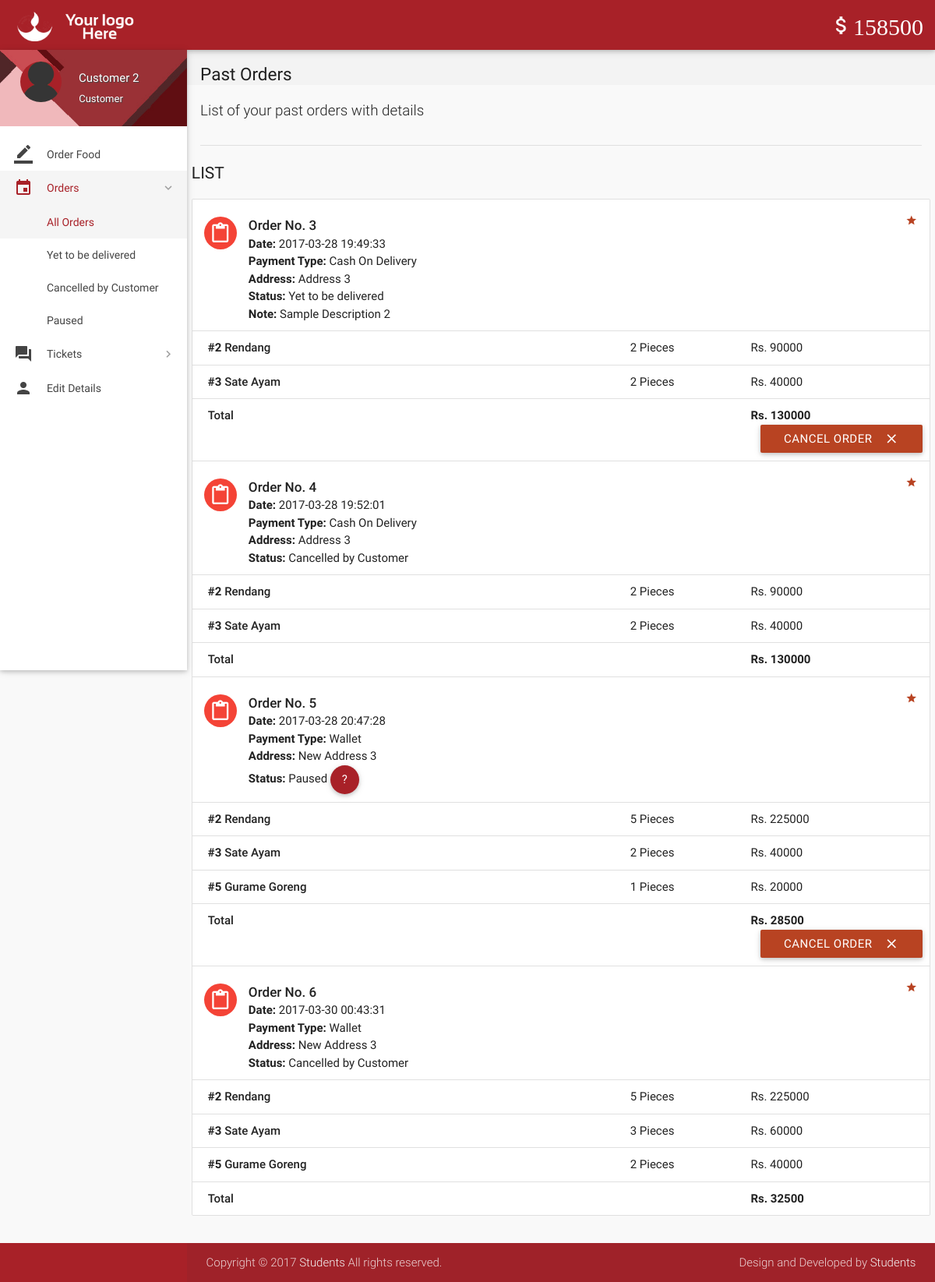
The app's page /orders.php (signed in) with its own data.
### tables this page shows
CREATE TABLE `wallet_details` (
  `id` int(11) NOT NULL,
  `wallet_id` int(11) NOT NULL,
  `number` varchar(16) NOT NULL,
  `cvv` int(3) NOT NULL,
  `balance` int(11) NOT NULL DEFAULT '200000'
);

CREATE TABLE `orders` (
  `id` int(11) NOT NULL,
  `customer_id` int(11) NOT NULL,
  `address` varchar(300) NOT NULL,
  `description` varchar(300) NOT NULL,
  `date` datetime NOT NULL DEFAULT CURRENT_TIMESTAMP,
  `payment_type` varchar(16) NOT NULL DEFAULT 'Wallet',
  `total` int(11) NOT NULL,
  `status` varchar(25) NOT NULL DEFAULT 'Yet to be delivered',
  `deleted` tinyint(4) NOT NULL DEFAULT '0'
);

CREATE TABLE `order_details` (
  `id` int(11) NOT NULL,
  `order_id` int(11) NOT NULL,
  `item_id` int(11) NOT NULL,
  `quantity` int(11) NOT NULL,
  `price` int(11) NOT NULL
);

CREATE TABLE `items` (
  `id` int(11) NOT NULL,
  `name` varchar(20) NOT NULL,
  `price` int(11) NOT NULL,
  `deleted` tinyint(4) NOT NULL DEFAULT '0'
);

### includes/wallet.php (called while the page is built)
<?php
$user_id=$_SESSION['user_id'];
$sql = mysqli_query($con, "SELECT * FROM wallet where customer_id = $user_id");
while($row1 = mysqli_fetch_array($sql)){
$wallet_id = $row1['id'];
}
$sql = mysqli_query($con, "SELECT * FROM wallet_details where wallet_id = $wallet_id");
while($row1 = mysqli_fetch_array($sql)){
$balance = $row1['balance'];
}
?>

### includes/connect.php (called while the page is built, shortened)
<?php
$name = $_SESSION['name'];
$role = $_SESSION['role'];
?>

### orders.php (the view, shortened to what this page needs)
<?php
include 'includes/connect.php';
include 'includes/wallet.php';
	if($_SESSION['customer_sid']==session_id())
	{
		?>
<!DOCTYPE html>
<html lang="en">
<head>
  <link href="css/materialize.min.css" type="text/css" rel="stylesheet" media="screen,projection">
  <link href="css/style.min.css" type="text/css" rel="stylesheet" media="screen,projection">
  <link href="css/custom/custom.min.css" type="text/css" rel="stylesheet" media="screen,projection">
  <link href="js/plugins/perfect-scrollbar/perfect-scrollbar.css" type="text/css" rel="stylesheet" media="screen,projection">
</head>
<body>
  <header id="header" class="page-topbar">
        <div class="navbar-fixed">
            <nav class="navbar-color">
                <div class="nav-wrapper">
                    <ul class="left">
                      <li><h1 class="logo-wrapper"><a href="index.php" class="brand-logo darken-1"><img src="images/materialize-logo.png" alt="logo"></a> <span class="logo-text">Logo</span></h1></li>
                    </ul>
                    <ul class="right hide-on-med-and-down">
                        <li><a href="#"  class="waves-effect waves-block waves-light"><i class="mdi-editor-attach-money"><?php echo $balance;?></i></a>
                        </li>
                    </ul>
                </div>
            </nav>
        </div>
  </header>
  <div id="main">
    <div class="wrapper">
      <aside id="left-sidebar-nav">
        <ul id="slide-out" class="side-nav fixed leftside-navigation">
            <li class="user-details cyan darken-2">
            <div class="row">
                <div class="col col s4 m4 l4">
                    <img src="images/avatar.jpg" alt="" class="circle responsive-img valign profile-image">
                </div>
                <div class="col col s8 m8 l8">
                    <a class="btn-flat dropdown-button waves-effect waves-light white-text profile-btn" href="#" data-activates="profile-dropdown"><?php echo $name;?> <i class="mdi-navigation-arrow-drop-down right"></i></a>
                    <p class="user-roal"><?php echo $role;?></p>
                </div>
            </div>
            </li>
            <li class="bold"><a href="index.php" class="waves-effect waves-cyan"><i class="mdi-editor-border-color"></i> Order Food</a>
            </li>
                <li class="no-padding">
                    <ul class="collapsible collapsible-accordion">
                        <li class="bold"><a class="collapsible-header waves-effect waves-cyan active"><i class="mdi-editor-insert-invitation"></i> Orders</a>
                            <div class="collapsible-body">
                                <ul>
								<li class="<?php
								if(!isset($_GET['status'])){
										echo 'active';
									}?>
									"><a href="orders.php">All Orders</a>
                                </li>
								<?php
									$sql = mysqli_query($con, "SELECT DISTINCT status FROM orders  WHERE customer_id = $user_id;;");
									while($row = mysqli_fetch_array($sql)){
                                    echo '<li class='.(isset($_GET['status'])?($status == $_GET['status'] ? 'active' : ''): '').'><a href="orders.php?status='.$row['status'].'">'.$row['status'].'</a>
                                    </li>';
									}
									?>
                                </ul>
                            </div>
                        </li>
                    </ul>
                </li>
                <li class="no-padding">
                    <ul class="collapsible collapsible-accordion">
                        <li class="bold"><a class="collapsible-header waves-effect waves-cyan"><i class="mdi-action-question-answer"></i> Tickets</a>
                        </li>
                    </ul>
                </li>
            <li class="bold"><a href="details.php" class="waves-effect waves-cyan"><i class="mdi-social-person"></i> Edit Details</a>
            </li>
        </ul>
        </aside>
      <section id="content">
        <div id="breadcrumbs-wrapper">
          <div class="container">
            <div class="row">
              <div class="col s12 m12 l12">
                <h5 class="breadcrumbs-title">Past Orders</h5>
              </div>
            </div>
          </div>
        </div>
        <div class="container">
          <p class="caption">List of your past orders with details</p>
          <div class="divider"></div>
<div id="work-collections" class="seaction">
					<?php
					if(isset($_GET['status'])){
						$status = $_GET['status'];
					}
					else{
						$status = '%';
					}
					$sql = mysqli_query($con, "SELECT * FROM orders WHERE customer_id = $user_id AND status LIKE '$status';;");
					echo '              <div class="row">
                <div>
                    <h4 class="header">List</h4>
                    <ul id="issues-collection" class="collection">';
					while($row = mysqli_fetch_array($sql))
					{
						$status = $row['status'];
						echo '<li class="collection-item avatar">
                              <i class="mdi-content-content-paste red circle"></i>
                              <span class="collection-header">Order No. '.$row['id'].'</span>
                              <p><strong>Date:</strong> '.$row['date'].'</p>
                              <p><strong>Payment Type:</strong> '.$row['payment_type'].'</p>
							  <p><strong>Address: </strong>'.$row['address'].'</p>
                              <p><strong>Status:</strong> '.($status=='Paused' ? 'Paused <a  data-position="bottom" data-delay="50" data-tooltip="Please contact administrator for further details." class="btn-floating waves-effect waves-light tooltipped cyan">    ?</a>' : $status).'</p>
							  '.(!empty($row['description']) ? '<p><strong>Note: </strong>'.$row['description'].'</p>' : '').'
							  <a href="#" class="secondary-content"><i class="mdi-action-grade"></i></a>
                              </li>';
						$order_id = $row['id'];
						$sql1 = mysqli_query($con, "SELECT * FROM order_details WHERE order_id = $order_id;");
						while($row1 = mysqli_fetch_array($sql1))
						{
							$item_id = $row1['item_id'];
							$sql2 = mysqli_query($con, "SELECT * FROM items WHERE id = $item_id;");
							while($row2 = mysqli_fetch_array($sql2)){
								$item_name = $row2['name'];
							}
							echo '<li class="collection-item">
                            <div class="row">
                            <div class="col s7">
                            <p class="collections-title"><strong>#'.$row1['item_id'].'</strong> '.$item_name.'</p>
                            </div>
                            <div class="col s2">
                            <span>'.$row1['quantity'].' Pieces</span>
                            </div>
                            <div class="col s3">
                            <span>Rs. '.$row1['price'].'</span>
                            </div>
                            </div>
                            </li>';
							$id = $row1['order_id'];
						}
								echo'<li class="collection-item">
                                        <div class="row">
                                            <div class="col s7">
                                                <p class="collections-title"> Total</p>
                                            </div>
                                            <div class="col s2">
											<span> </span>
                                            </div>
                                            <div class="col s3">
                                                <span><strong>Rs. '.$row['total'].'</strong></span>
                                            </div>';
								if(!preg_match('/^Cancelled/', $status)){
									if($status != 'Delivered'){
								echo '<form action="routers/cancel-order.php" method="post">
										<input type="hidden" value="'.$id.'" name="id">
										<input type="hidden" value="Cancelled by Customer" name="status">
										<input type="hidden" value="'.$row['payment_type'].'" name="payment_type">
										<button class="btn waves-effect waves-light right submit" type="submit" name="action">Cancel Order
                                              <i class="mdi-content-clear right"></i>
										</button>
										</form>';
								}
								}
								echo'</div></li>';
					}
					?>
					 </ul>
                </div>
              </div>
            </div>
        </div>
      </section>
    </div>
  </div>
  <footer class="page-footer">
    <div class="footer-copyright">
      <div class="container">
        <span>Copyright © 2017 <a class="grey-text text-lighten-4" href="#" target="_blank">Students</a> All rights reserved.</span>
        <span class="right"> Design and Developed by <a class="grey-text text-lighten-4" href="#">Students</a></span>
        </div>
    </div>
  </footer>
</body>
</html>
<?php
	}
?>

### records on screen
wallet_details: balance "158500"
orders: id "3", date "2017-03-28 19:49:33", payment_type "Cash On Delivery", address "Address 3", status "Yet to be delivered", description "Sample Description 2", total "130000"
order_details: item "2", item.name "Rendang", quantity "2", price "90000"
order_details: item "3", item.name "Sate Ayam", quantity "2", price "40000"
orders: id "4", date "2017-03-28 19:52:01", payment_type "Cash On Delivery", address "Address 3", status "Cancelled by Customer", total "130000"
order_details: item "2", item.name "Rendang", quantity "2", price "90000"
order_details: item "3", item.name "Sate Ayam", quantity "2", price "40000"
orders: id "5", date "2017-03-28 20:47:28", payment_type "Wallet", address "New Address 3", status "Paused", total "28500"
order_details: item "2", item.name "Rendang", quantity "5", price "225000"
order_details: item "3", item.name "Sate Ayam", quantity "2", price "40000"
order_details: item "5", item.name "Gurame Goreng", quantity "1", price "20000"
orders: id "6", date "2017-03-30 00:43:31", payment_type "Wallet", address "New Address 3", status "Cancelled by Customer", total "32500"
order_details: item "2", item.name "Rendang", quantity "5", price "225000"
order_details: item "3", item.name "Sate Ayam", quantity "3", price "60000"
order_details: item "5", item.name "Gurame Goreng", quantity "2", price "40000"

### other values on screen
$name "Customer 2"
$role "Customer"
$row['status'] "Yet to be delivered"
$row['status'] "Cancelled by Customer"
$row['status'] "Paused"
